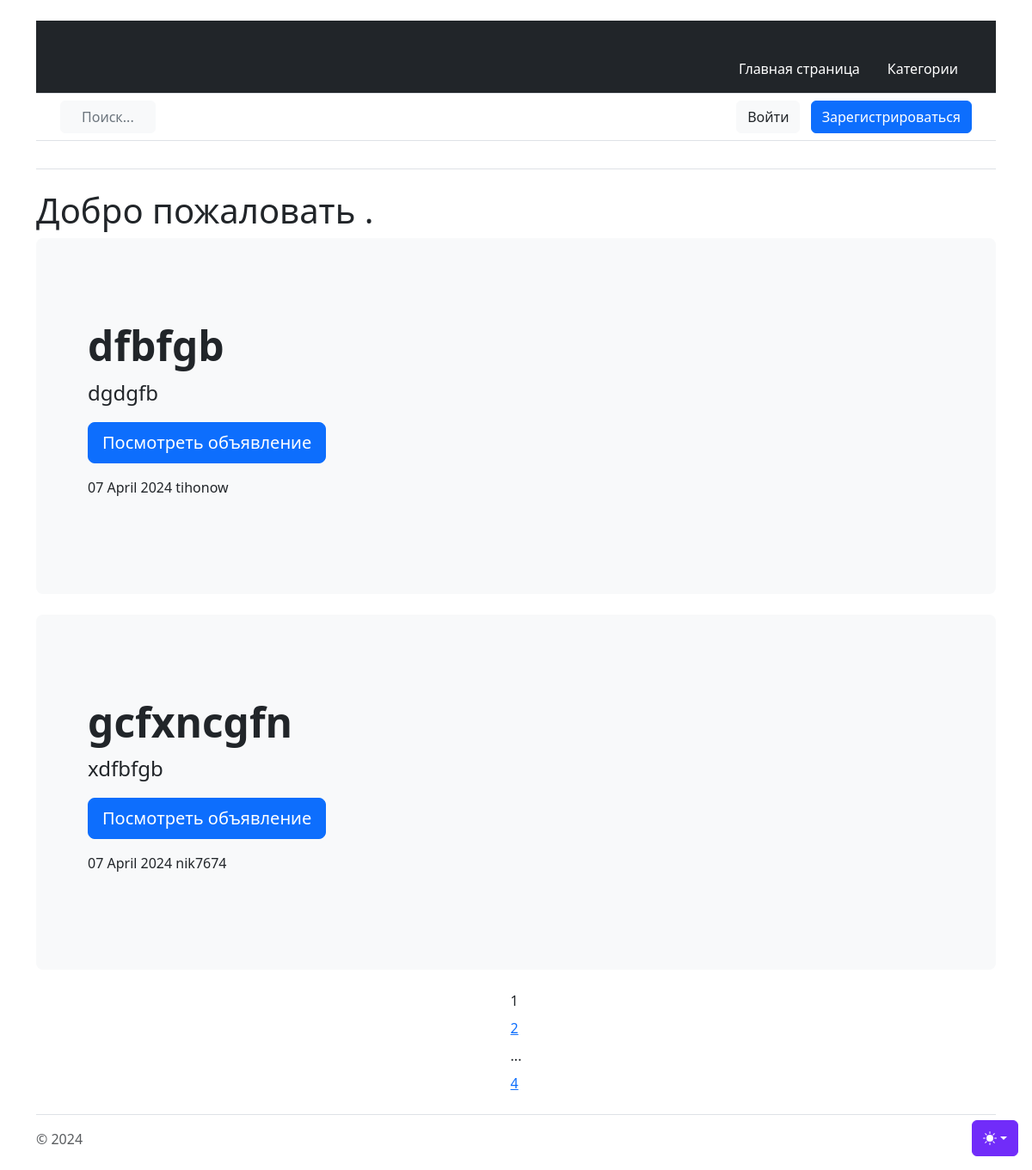
Screenshot of /products/ with the database file from the repository.
### products/models.py (models this page shows, shortened)
class Ad(models.Model):
    title = models.TextField()
    description = models.TextField()
    content = RichTextUploadingField()
    published_date = models.DateTimeField(auto_now_add=True)
    author = models.ForeignKey(Author, on_delete=models.CASCADE)
    category = models.ManyToManyField(Category, through='AdCategory')

class Author(models.Model):
    user = models.OneToOneField(User, on_delete=models.CASCADE)

### accounts/models.py (models this page shows)
class User(AbstractUser):
    code = models.CharField(max_length=15, blank=True, null=True)

### products/views.py (the view)
# urls.py: path('', AdList.as_view(), name='ads_list'),  # список всех объявлений
class AdList(ListView):
    model = Ad
    ordering = '-published_date'
    template_name = 'ads_list.html'
    context_object_name = 'ads_list'
    paginate_by = 2

### products/templatetags/custom_tags.py (called while the page is built)
@register.simple_tag(takes_context=True)
def url_replace(context, **kwargs):
    d = context['request'].GET.copy()
    for k, v in kwargs.items():
        d[k] = v
    return d.urlencode()

### templates/ads_list.html (shortened to what this page needs)
{% extends 'flatpages/default.html' %}
{% load custom_tags %}
{% block content %}
    <h1>Добро пожаловать {{ user.username }}.</h1>
    {% if ads_list %}
        {% for ad_list in ads_list %}
            <div class="p-5 mb-4 bg-body-tertiary rounded-3">
                <div class="container-fluid py-5">
                    <h1 class="display-5 fw-bold">{{ ad_list.title }}</h1>
                    <p class="col-md-8 fs-4">{{ ad_list.description }}</p>
                    <a href="{{ ad_list.pk }}">
                    <button class="btn btn-primary btn-lg" type="button">Посмотреть объявление</button></a>
                    <p>{{ ad_list.published_date|date:'d F Y' }} {{ ad_list.author.user.username }}</p>
                </div>
            </div>
        {% endfor %}
    {% else %}
        <h1 class="display-5  text-sm-center">Объявлений нет</h1>
    {% endif %}
    <div class="d-grid gap-2 justify-content-sm-center">
        {{ page_obj.number }}
        {% if page_obj.has_next %}
            <a href="?{% url_replace page=page_obj.next_page_number %}">{{page_obj.next_page_number}}</a>
            {% if page_obj.next_page_number != paginator.num_pages %}
                ...
                <a href="?{% url_replace page=page_obj.paginator.num_pages %}">{{page_obj.paginator.num_pages}}</a>
            {% endif %}
        {% endif %}
    </div>
{% endblock content %}

### rows the page displays
Ad: title "dfbfgb", description "dgdgfb", published_date "07 April 2024", author.user.username "tihonow"
Ad: title "gcfxncgfn", description "xdfbfgb", published_date "07 April 2024", author.user.username "nik7674"

### other values shown
{{ page_obj.number }} "1"
{{ page_obj.next_page_number }} "2"
{{ page_obj.paginator.num_pages }} "4"
